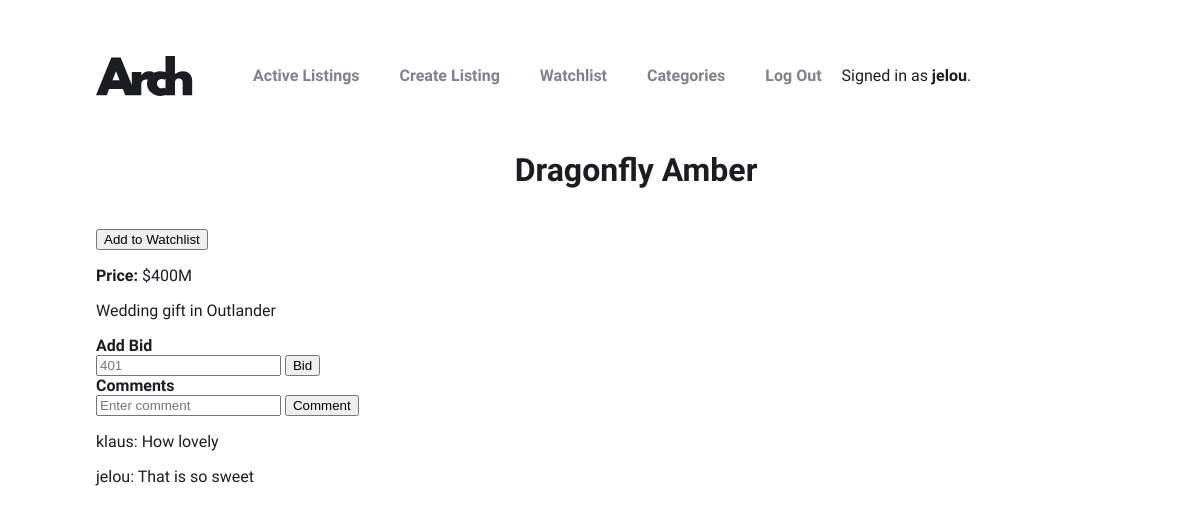
Screenshot of /listings/2 (signed in) with the database file from the repository.
### auctions/models.py (models this page shows, shortened)
class User(AbstractUser):
    pass

class Listing(models.Model):
    title = models.CharField(max_length=64)
    desc = models.TextField(blank=True, null=True)
    start_bid = models.IntegerField()
    image = models.URLField(blank=True, null=True)
    category = models.ForeignKey(AuctionCategories, related_name="auction_categories", on_delete=models.RESTRICT, blank=True, null=True)
    status = models.BooleanField(default=True)
    user = models.ForeignKey(User, related_name="user_listings", on_delete=models.CASCADE)

class Comment(models.Model):
    user = models.ForeignKey(User, related_name="user_comments", on_delete=models.CASCADE)
    comment = models.CharField(max_length=1500)
    listing = models.ForeignKey(Listing, related_name="listing_comments", on_delete=models.CASCADE, blank=True, null=True)

### auctions/views.py (the view, shortened to what this page needs)
# urls.py: path("listings/<int:listing_id>", views.listing, name="listing"),
def listing(request, listing_id):
    bid_error = False
    listing=Listing.objects.get(pk=listing_id)
    current_bid = Bid.objects.filter(listing__id=listing_id).last()
    if current_bid is None:
        current_bid = listing.start_bid
    else:
        current_bid = current_bid.amount
    return render(request, "auctions/listing.html", {
        "listing": Listing.objects.get(pk=listing_id),
        "comments": Comment.objects.filter(listing__id=listing_id),
        "current_bid": current_bid,
        "on_watchlist": WatchList.objects.filter(user=request.user,listing=listing_id).exists(),
        "bid_error": bid_error,
        "owner": listing.user == request.user,
        "test": 123
    })

### auctions/templates/auctions/listing.html (shortened to what this page needs)
{% extends "auctions/layout.html" %}
{% block body %}
<main>
    <h2>{{ listing.title }} {%if not listing.status%}(CLOSED){% endif %} </h2>
    {% if user.is_authenticated %}
    <div>
        {% if listing.status %}
            <form method="post" >
                {% if on_watchlist %}
                    <button type="submit" name="action" value="remove" class="btn btn-danger">Remove from Watchlist</button>
                {% else %}
                    <button type="submit" name="action" value="add" class="btn btn-primary">Add to Watchlist</button>
                {% endif %}
            </form>
        {% elif not listing.status and user == current_bid.user %}
            <div class="alert alert-success" role="alert">
            You won this auction! Hooray!
            </div>
        {% endif %}
    </div>
    {% endif %}
        <p><b>Price:</b> ${{ current_bid }}M </p>
        <p>{{ listing.desc }}</p>
        {% if user.is_authenticated and listing.status %}
            <h3>Add Bid</h3>
            <form method="post">
                <input type="number" name="bid" class="form-control" id="bid" min="{{current_bid|add:"1"}}" placeholder="{{current_bid|add:"1"}}">
                <button type="submit" name="action" value="bid" class="btn btn-primary">Bid</button>
            </form>
            <h3>Comments</h3>
            <form method="post" >
                <input type="text" name="comment" class="form-control" id="comment" placeholder="Enter comment">
                <button type="submit" name="action" value="comment" class="btn btn-primary">Comment</button>
            </form>
            {% for comment in comments %}
            <p>{{ comment.user }}: {{comment.comment}} </p>
            {% endfor %}
        {% endif %}
</main>
{% endblock %}

### auctions/templates/auctions/layout.html (shortened to what this page needs)
{% load static %}
<!DOCTYPE html>
<html lang="en">
    <head>
        <link href="{% static 'auctions/styles.css' %}" rel="stylesheet">
    </head>
    <body>
        <nav>
            <div class="logo">
              <img src="{% static 'auctions/logo.svg' %}" alt="logo" />
            </div>
            <ul class="nav">
                <li class="nav-links">
                    <a href="{% url 'index' %}">Active Listings</a>
                </li>
                <li class="nav-links">
                    <a href="{% url 'create' %}">Create Listing</a>
                </li>
                <li class="nav-links">
                    <a href="{% url 'watchlist' %}">Watchlist</a>
                </li>
                <li class="nav-links">
                    <a href="{% url 'categories' %}">Categories</a>
                </li>
                {% if user.is_authenticated %}
                    <li class="nav-links">
                        <a href="{% url 'logout' %}">Log Out</a>
                    </li>
                {% endif %}
            </ul>
            <div>
                {% if user.is_authenticated %}
                    Signed in as <strong>{{ user.username }}</strong>.
                {% else %}
                    Not signed in.
                {% endif %}
            </div>
        </nav>
        {% block body %}
        {% endblock %}
    </body>
</html>

### auctions/static/auctions/styles.css (style rules this page uses)
:root { --dark-blue: #1B1D23; --dark-grey: #60636D; --medium-grey: #7D828F; --light-gray: #C8CCD8; --lighter-gray: #EEEFF4; --red: #DF5656; --font-primary: "Spartan", sans-serif; --font-weight-light: 300; --font-weight-medium: 500; --font-weight-strong: 700; --font-size-h1: 6rem; --font-size-h2: 3rem; --font-size-h3: 1rem; --font-size-h4: 1.35rem; --font-size-text: 1.15rem; }
body, h1, h2, h3, h4, h5, h6 { margin: 0; }
body { background-color: #ffffff; color: var(--dark-blue); font-family: var(--font-primary); font-weight: var(--font-weight-medium); }
h1, h2, h3 { font-weight: var(--font-weight-strong); }
h2 { font-size: var(--font-size-h2); font-size: clamp(2rem, 2vw, var(--font-size-h2)); text-align: center; padding-bottom: 40px; }
h3 { font-size: var(--font-size-h3); font-size: clamp(0.5rem, 2vw, var(--font-size-h3)); }
a { color: var(--medium-grey); font-weight: var(--font-weight-strong); text-decoration: none; }
li { list-style-type: none; }
body { margin: 0 8vw; width: 90vw; }
nav { display: flex; align-items: center; margin: 50px 0; }
.nav { display: flex; }
li { padding: 0 20px; }
.logo { width: 97px; height: 40px; margin-left: 164; }

### rows the page displays
User: username "jelou"
Listing: title "Dragonfly Amber", desc "Wedding gift in Outlander"
Comment: user "klaus", comment "How lovely"
Comment: user "jelou", comment "That is so sweet"

### other values shown
{{ current_bid }} "400"
